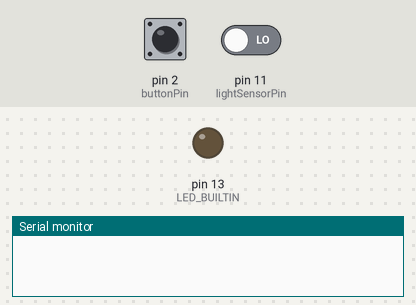
The sketch below on a simulated Arduino Leonardo, built with avr-gcc and run on an emulated ATmega32U4. Shown: output pins drawn as LEDs (lit = HIGH), the last lines printed to the serial monitor. The inputs (shaded band) are chosen by the test bench; at power-on: pin 2 (buttonPin) HIGH, pin 11 (lightSensorPin) LOW. Random numbers use the default seed unless the sketch sets one; USB keyboard and mouse output is not drawn.

Above: at 1.2 s.
1.3 s: pin 2 (buttonPin) pulled LOW for 0.15 s
At 1.43 s:
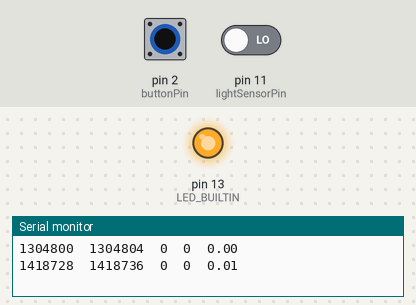
3.0 s: pin 2 (buttonPin) pulled LOW for 3.2 s
At 7.4 s:
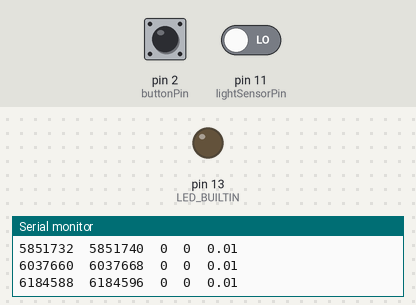
Timing chart, 0 to 8.9 s (numbered marks = the images above; inputs shaded):
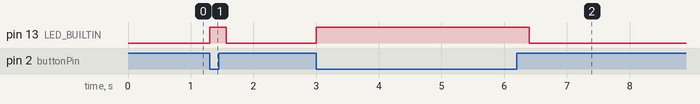

The sketch:

lagTester.ino
```cpp
// Mouse - Version: Latest
#include <Mouse.h>

// light sensor pin
const byte lightSensorPin = 11;
// the number of the pushbutton pin
const byte buttonPin = 2;

// used in tests to get time when test starts
unsigned long startTime;
// used in tests to get time when sensor responded to pixel changes
unsigned long endTime;

// variable for reading the pushbutton state
bool buttonState = 0;

// variable for reading the light sensor state
bool newLightSensorState = 0;
// variable for storing previous state of light sensor
bool oldLightSensorState = 0;

void setup() {

  // initialize serial communication at 9600 bits per second:
  Serial.begin(9600);
  // initialize mouse
  Mouse.begin();

  // initialize the pushbutton pin as an input:
  pinMode(buttonPin, INPUT_PULLUP);
  // initialize light sensor pin as an input
  pinMode(lightSensorPin, INPUT);
  // initialize the LED pin as an output:
  pinMode(LED_BUILTIN, OUTPUT);
}

void loop() {
  // read the state of the pushbutton value:
  int buttonState = digitalRead(buttonPin);

  // check if the button is pressed. If it is, the buttonState is LOW:
  if (buttonState == LOW) {
    // turn LED on:
    digitalWrite(LED_BUILTIN, HIGH);

    oldLightSensorState = newLightSensorState; // store previous state of light sensor
    newLightSensorState = digitalRead(lightSensorPin); // get new state of light sensor
    // wait until sensor sees black
    while(true)
    {
      delay(5);
      oldLightSensorState = newLightSensorState; // store previous state of light sensor
      newLightSensorState = digitalRead(lightSensorPin); // get new state of light sensor
      if(newLightSensorState == oldLightSensorState)
        break;
    }

    Mouse.press();
    bool startSensorState = newLightSensorState;
    startTime = micros();
    delayMicroseconds(3);

    // wait until sensor's state is changed
    while(newLightSensorState == 1)
    {
      oldLightSensorState = newLightSensorState; // store previous state of light sensor
      newLightSensorState = digitalRead(lightSensorPin); // get new state of light sensor
      delayMicroseconds(3);
    }

    bool endSensorState = newLightSensorState;
    endTime = micros();
    Mouse.release();

    float responseTime = ((float)(endTime - startTime))/1000.0;
    Serial.println("");
    Serial.print(startTime);
    Serial.print("\t");
    Serial.print(endTime);
    Serial.print("\t");
    Serial.print(startSensorState);
    Serial.print("\t");
    Serial.print(endSensorState);
    Serial.print("\t");
    Serial.print(responseTime);

    delay(random(100,250));
  } else {
    // turn LED off:
    digitalWrite(LED_BUILTIN, LOW);
  }
}
```

Measured:
- after the input at 1.3 s, pin 13 (LED_BUILTIN): LOW → HIGH at once, → LOW 0.27 s later
- after the input at 3.0 s, pin 13 (LED_BUILTIN): LOW → HIGH at once, → LOW 3.4 s later
